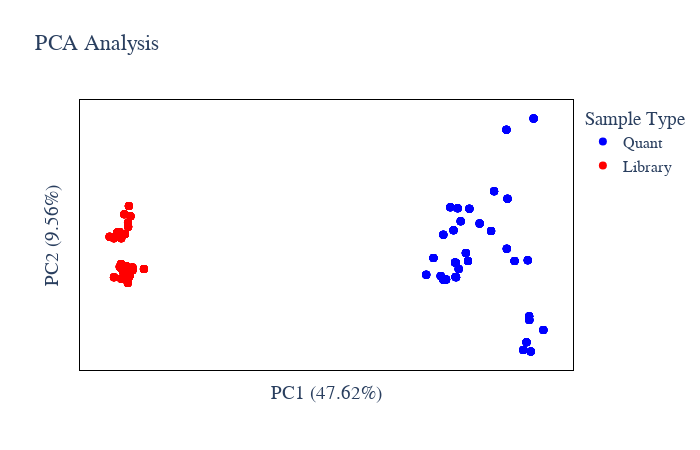

Notebook code cell kept with this figure:
### Code cell
# Protein Abundance PCA plot
plot_options={
            "compare groups": ["Quant","Library"],
            "title": "PCA Analysis",
            "color": ["blue", "red", "green", "black", "yellow", "purple",
                      "orange", "brown", "pink", "gray", "olive", "cyan"],
            "symbol": ['circle', 'circle', 'circle'],
            "marker_size": 8,
            "width": 700,
            "height": 450,
            "font": dict(size=16, family="Arial black"),
            "ylimits": [],
            "xlimits": []
        }
figure, _, _ =plotter.PCA_plots(data_obj, plot_options, saved_settings)
figure.show()

### Figure 1 — Plotly figure (JSON) as saved in the notebook; plotly's stock layout.template omitted (floating-point values rounded to 4 significant figures; data arrays with more than 128 entries replaced by an {"elided": "..."} marker saying what was removed)
{"data": [{"hovertemplate": "%{text}<br>PC1: %{x} <br>PC2: %{y}", "legendgroup": "Quant", "marker": {"color": "blue", "size": 8, "symbol": "circle"}, "mode": "markers", "name": "Quant", "orientation": "v", "showlegend": true, "text": {"elided": "363 str values"}, "type": "scatter", "x": {"elided": "363 float values"}, "xaxis": "x", "y": {"elided": "363 float values"}, "yaxis": "y"}, {"hovertemplate": "%{text}<br>PC1: %{x} <br>PC2: %{y}", "legendgroup": "Library", "marker": {"color": "red", "size": 8, "symbol": "circle"}, "mode": "markers", "name": "Library", "orientation": "v", "showlegend": true, "text": {"elided": "363 str values"}, "type": "scatter", "x": {"elided": "363 float values"}, "xaxis": "x", "y": {"elided": "363 float values"}, "yaxis": "y"}], "layout": {"font": {"family": "Arial black", "size": 16}, "height": 450, "legend": {"title": {"text": "Sample Type"}, "tracegroupgap": 0}, "paper_bgcolor": "rgba(255, 255, 255, 255)", "plot_bgcolor": "rgba(255, 255, 255, 255)", "title": {"text": "PCA Analysis"}, "width": 700, "xaxis": {"anchor": "y", "domain": [0, 1], "linecolor": "black", "mirror": true, "showticklabels": false, "title": {"text": "PC1 (47.62%)"}}, "yaxis": {"anchor": "x", "domain": [0, 1], "linecolor": "black", "mirror": true, "showticklabels": false, "title": {"text": "PC2 (9.56%)"}}}}
